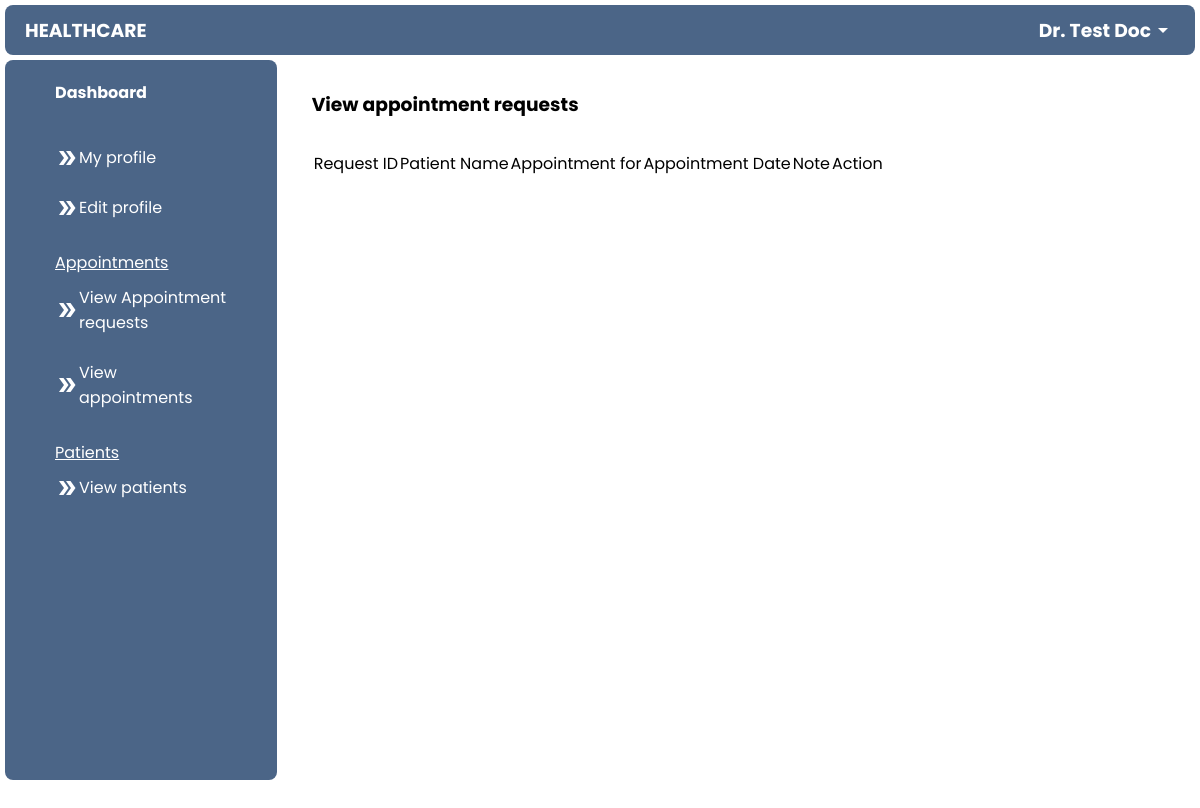
The page /doctor/view_request.php (signed in) on the database as committed earlier.
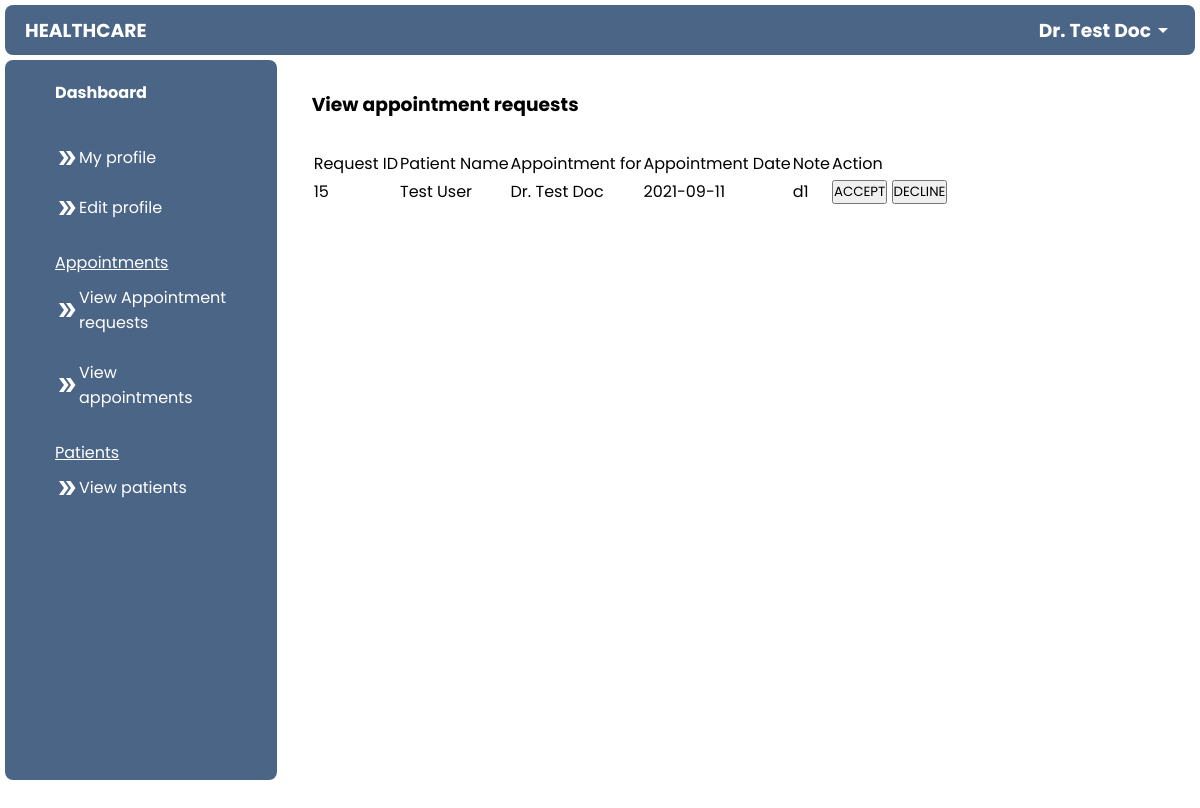
The same page on the database as committed later.
### tables this page shows
CREATE TABLE `appointment_request` (
  `request_id` int(100) NOT NULL,
  `p_id` int(100) NOT NULL,
  `department` varchar(255) NOT NULL,
  `value` varchar(255) DEFAULT NULL,
  `date` date NOT NULL,
  `notes` varchar(255) DEFAULT NULL
);

CREATE TABLE `patient` (
  `p_id` int(11) NOT NULL,
  `name` varchar(255) NOT NULL,
  `email` varchar(255) NOT NULL,
  `password` varchar(255) NOT NULL,
  `address` varchar(255) NOT NULL,
  `age` int(100) NOT NULL,
  `gender` enum('male','female','other') NOT NULL,
  `reg_date` datetime NOT NULL DEFAULT current_timestamp()
);

### doctor/view_request.php (the view, shortened to what this page needs)
<?php
$email = $_SESSION['email'];
include ("../connect.php");
$sql = mysqli_query($con, "SELECT * FROM doctor WHERE email = '$email'");
$row = mysqli_fetch_array($sql);
$id = $row["d_id"];
?>
<!DOCTYPE html>
<html lang="en">
<head>
    <link rel="stylesheet" href="../css/add.css">
    <link rel="stylesheet" href="//cdn.datatables.net/1.10.20/css/jquery.dataTables.min.css">
</head>
<body>
<?php include ('navigation.php'); ?>
        <main>
        <h3 style="margin-bottom: 30px;">View appointment requests</h3>
<table class="table" id="myTable">
    <thead class="thead">
        <tr>
            <td>Request ID</td>
            <td>Patient Name</td>
            <td>Appointment for</td>
            <td>Appointment Date</td>
            <td>Note</td>
            <td>Action</td>
        </tr>
    </thead>
    <tbody>
        <?php
        $result = mysqli_query($con, "SELECT * FROM appointment_request INNER JOIN patient ON appointment_request.p_id = patient.p_id WHERE appointment_request.department = 'Doctor' AND appointment_request.value = '$name' OR appointment_request.value = 'any' ");
        while ($row2 = mysqli_fetch_array($result)) {
            echo '
        <tr>
            <td>' . $row2["request_id"] . '</td>
            <td>' . $row2["name"] . '</td>
            <td>' . $row2["value"] . '</td>
            <td>' . $row2["date"] . '</td>
            <td>' . $row2["notes"] . '</td>
            <td><button><a href="accept_appointment.php?request_id='. $row2["request_id"] .'&p_id='. $row2["p_id"] .'&assigned_to_id='. $id .'&date='. $row2["date"] .'&notes='. $row2["notes"] .'" class="action">ACCEPT</a></button>
                <button><a href="#" class="action">DECLINE</a></button></td>
        </tr>
    ';
        }
        ?>
    </tbody>
</table>
        </main>
    </div>
</body>
</html>

Rows that differ between the two databases and show on the page:
added appointment_request: request_id "15", p.name "Test User", value "Dr. Test Doc", date "2021-09-11", notes "d1"
